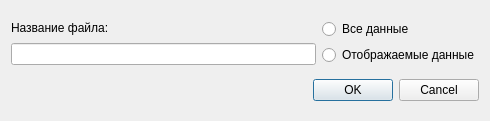
<?xml version="1.0" encoding="UTF-8"?>
<ui version="4.0">
 <class>ReportWindow</class>
 <widget class="QDialog" name="ReportWindow">
  <property name="geometry">
   <rect>
    <x>0</x>
    <y>0</y>
    <width>490</width>
    <height>121</height>
   </rect>
  </property>
  <property name="windowTitle">
   <string>Dialog</string>
  </property>
  <layout class="QGridLayout" name="gridLayout">
   <item row="0" column="0">
    <layout class="QHBoxLayout" name="horizontalLayout">
     <item>
      <layout class="QVBoxLayout" name="verticalLayout">
       <item>
        <widget class="QLabel" name="label">
         <property name="text">
          <string>Название файла:</string>
         </property>
        </widget>
       </item>
       <item>
        <widget class="QLineEdit" name="lineEdit"/>
       </item>
      </layout>
     </item>
     <item>
      <layout class="QVBoxLayout" name="verticalLayout_2">
       <item>
        <widget class="QRadioButton" name="fullButton">
         <property name="text">
          <string>Все данные</string>
         </property>
        </widget>
       </item>
       <item>
        <widget class="QRadioButton" name="selectedButton">
         <property name="text">
          <string>Отображаемые данные</string>
         </property>
        </widget>
       </item>
      </layout>
     </item>
    </layout>
   </item>
   <item row="1" column="0">
    <widget class="QDialogButtonBox" name="buttonBox">
     <property name="orientation">
      <enum>Qt::Horizontal</enum>
     </property>
     <property name="standardButtons">
      <set>QDialogButtonBox::Cancel|QDialogButtonBox::Ok</set>
     </property>
    </widget>
   </item>
  </layout>
 </widget>
 <resources/>
 <connections>
  <connection>
   <sender>buttonBox</sender>
   <signal>accepted()</signal>
   <receiver>ReportWindow</receiver>
   <slot>accept()</slot>
   <hints>
    <hint type="sourcelabel">
     <x>248</x>
     <y>254</y>
    </hint>
    <hint type="destinationlabel">
     <x>157</x>
     <y>274</y>
    </hint>
   </hints>
  </connection>
  <connection>
   <sender>buttonBox</sender>
   <signal>rejected()</signal>
   <receiver>ReportWindow</receiver>
   <slot>reject()</slot>
   <hints>
    <hint type="sourcelabel">
     <x>316</x>
     <y>260</y>
    </hint>
    <hint type="destinationlabel">
     <x>286</x>
     <y>274</y>
    </hint>
   </hints>
  </connection>
 </connections>
</ui>
